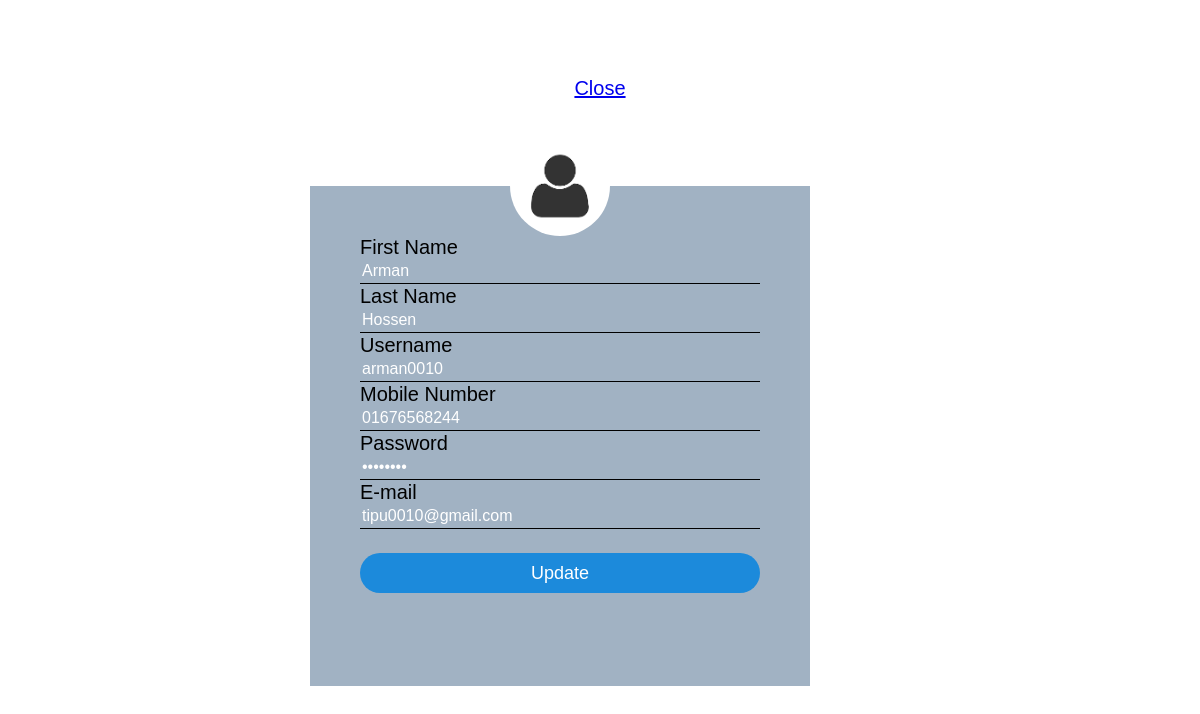
Before: /adminProfileInfo.php (signed in) with the older database file.
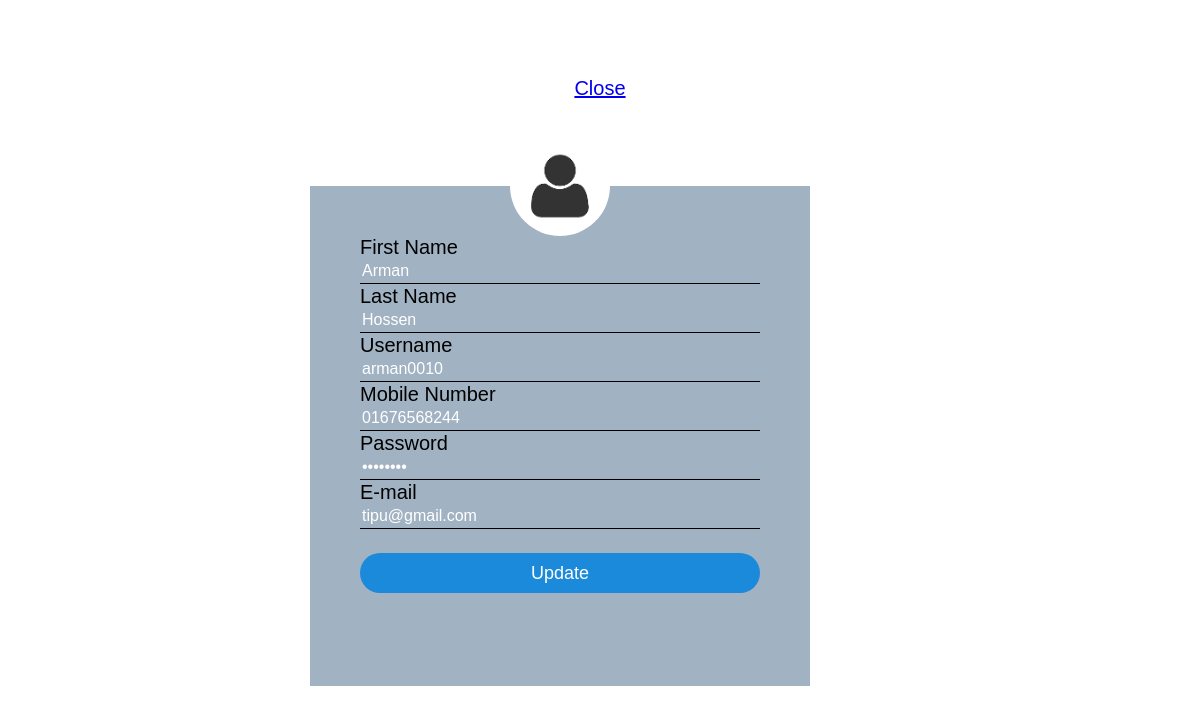
After: the same page with the newer database file.
### tables this page shows
CREATE TABLE `user_info` (
  `user_name` varchar(20) NOT NULL,
  `email` varchar(40) NOT NULL,
  `pass` varchar(30) NOT NULL,
  `first_name` varchar(20) NOT NULL,
  `last_name` varchar(20) NOT NULL,
  `phone` varchar(14) NOT NULL,
  `gender` varchar(6) NOT NULL,
  `u_type_name` varchar(2) NOT NULL,
  `status` varchar(20) NOT NULL
);

### adminProfileInfo.php (the view, shortened to what this page needs)
<html>
<head>
    <link rel="stylesheet" type="text/css" href="style.css">
</head>
<body>
    <div style="padding-bottom: 77px;">
        <div class="login-box">
                <img src="ppic.png" class="avatar">
                <?php
                    $servername = "localhost";
                    $username = "root";
                    $password = "";
                    $dbname = "gadto";
                    $conn = mysqli_connect($servername, $username, $password, $dbname);
                    $un = $_SESSION['user_name'];
                    $sql = "SELECT first_name, last_name, user_name, phone, pass, email FROM user_info WHERE user_name = '$un'";
                    $result = mysqli_query($conn, $sql);
                    if (mysqli_num_rows($result) > 0) {
                        $row = mysqli_fetch_assoc($result);
                    }
                ?>
                <form method="POST" action="">
                    <lebel>First Name</lebel>
                    <input type="text" name="fName" value="<?php echo $row['first_name']?>" border-style: solid>
                    <lebel>Last Name</lebel>
                    <input type="text" name="lName" value="<?php echo $row['last_name']?>" border-style: solid>
                    <lebel>Username</lebel>
                    <input type="text" name="username" value="<?php echo $row['user_name']?>" readonly border-style: solid />
                    <lebel>Mobile Number</lebel>
                    <input type="text" name="mobileNo" value="<?php echo $row['phone']?>" border-style: solid />
                    <lebel>Password</lebel>
                    <input type="password" name="password" value="<?php echo $row['pass']?>">
                    <lebel>E-mail</lebel>
                    <input type="text" name="email" value="<?php echo $row['email']?>">
                    <br/>
                    <br/>
                    <input type="submit" name="update" value="Update">
                </form>
            </div>
    </div>
<div align="center">
    <a href="superAdminPortal.php">Close</a>
</div>
</body>
</html>

Changed rows visible on the page:
changed user_info "Arman": email "tipu0010@gmail.com" → "tipu@gmail.com"
